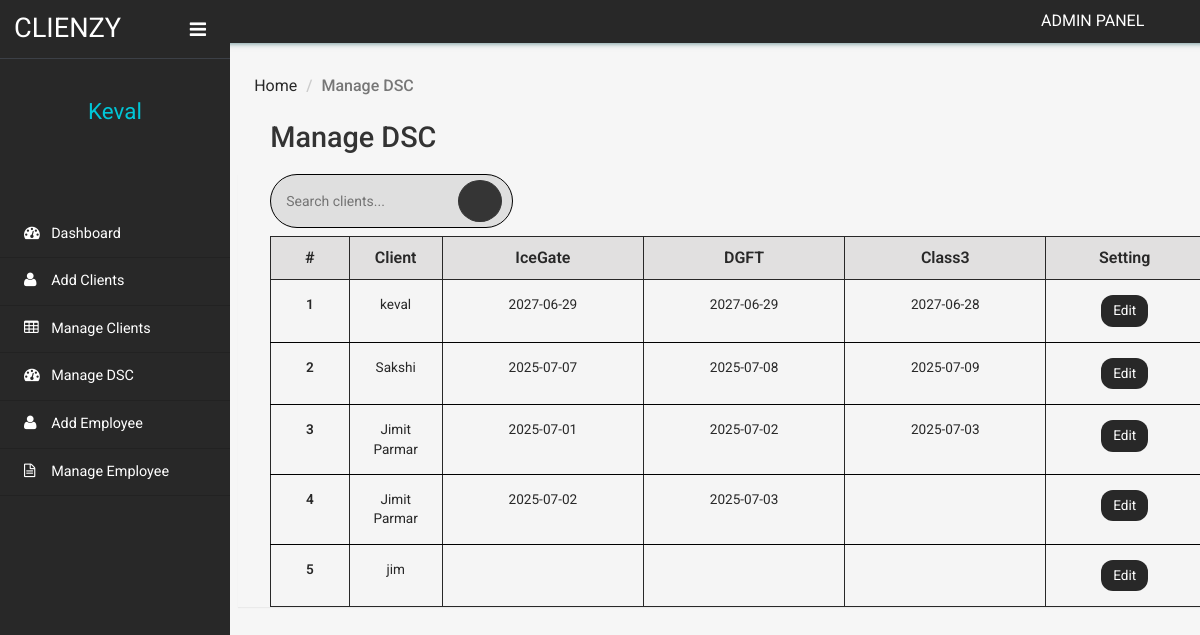
The page /clientms/admin/manage-dsc.php (signed in) on the database its author committed.
### tables this page shows
CREATE TABLE `tblclient` (
  `ID` int(10) NOT NULL,
  `ContactName` varchar(30) DEFAULT NULL,
  `CompanyName` varchar(120) DEFAULT NULL,
  `Notes` mediumtext DEFAULT NULL,
  `ClientAddedBy` varchar(20) DEFAULT NULL,
  `deadline` date DEFAULT NULL,
  `Tag` varchar(20) DEFAULT NULL,
  `financialyear` varchar(15) DEFAULT NULL,
  `file` varchar(15) DEFAULT NULL,
  `budgethrs` int(10) DEFAULT NULL,
  `actualhrs` int(10) DEFAULT NULL,
  `expense` varchar(30) DEFAULT NULL,
  `remark` text DEFAULT NULL,
  `CreationDate` timestamp NULL DEFAULT current_timestamp(),
  `Status` varchar(20) NOT NULL DEFAULT 'Not Started',
  `PaymentStatus` varchar(12) NOT NULL DEFAULT 'Pending',
  `expiryDate1` date DEFAULT NULL,
  `expiryDate2` date DEFAULT NULL,
  `expiryDate3` date DEFAULT NULL
);

### clientms/admin/manage-dsc.php (the view, shortened to what this page needs)
<?php
include('includes/dbconnection.php');
if (strlen($_SESSION['clientmsaid']) == 0) {
    header('location:logout.php');
} else {
    $sql = "SELECT c.ID, c.ContactName, c.expiryDate1,c.expiryDate2,c.expiryDate3
				FROM tblclient c
				LEFT JOIN tblclient_employee ce ON c.ClientAddedBy = ce.EmployeeID
				LEFT JOIN tblemployee e ON ce.EmployeeID = e.EmployeeID";
		$query = $dbh->prepare($sql);
		$query->execute();
		$clients = $query->fetchAll(PDO::FETCH_OBJ);
}
?>
<!DOCTYPE HTML>
<html>
<head>
    <link href="css/bootstrap.min.css" rel='stylesheet' type='text/css' />
    <link href="css/style.css" rel='stylesheet' type='text/css' />
    <link href="css/font-awesome.css" rel="stylesheet">
    <link rel="stylesheet" href="css/icon-font.min.css" type='text/css' />
</head>
<body>
    <div class="page-container">
        <div class="left-content">
            <div class="inner-content">
                <?php include_once('includes/header.php');?>
                <div class="outter-wp">
                    <div class="sub-heard-part">
                        <ol class="breadcrumb m-b-0">
                            <li><a href="dashboard.php">Home</a></li>
                            <li class="active">Manage DSC</li>
                        </ol>
                    </div>
                    <div class="graph-visual tables-main">
                        <h3 class="inner-tittle two">Manage DSC</h3>
                        <div class="graph">
                        <div class="search-bar-container">
                            <div class="search-bar">
                                <form method="GET" action="">
                                    <input type="text" name="search" placeholder="Search clients...">
                                    <button type="submit"><i class = "lnr lnr-magnifier"></i></button>
                                </form>
                            </div>
                        </div>
                            <div class="tables">
                                <table class="table" border="1" id="client-table">
                                    <thead>
                                        <tr>
                                            <th>#</th>
                                            <th style="width: 10%;">Client </th>
                                            <th>IceGate</th>
                                            <th>DGFT</th>
                                            <th>Class3</th>
                                            <th>Setting</th>
                                        </tr>
                                    </thead>
                                    <tbody>
                                        <?php
                                        $cnt = 1;
                                        if (!empty($clients)) {
                                            foreach ($clients as $client) {
                                        ?>
                                                <tr class="active">
                                                    <th scope="row"><?php echo htmlentities($cnt); ?></th>
                                                    <td><?php echo htmlentities($client->ContactName); ?></td>
                                                    <td><?php echo htmlentities($client->expiryDate1); ?></td>
                                                    <td><?php echo htmlentities($client->expiryDate2); ?></td>
                                                    <td><?php echo htmlentities($client->expiryDate3); ?></td>
                                                    <td>
                                                        <a href="edit-dsc-details.php?addid=<?php echo $client->ID; ?>">Edit</a>
                                                    </td>
                                                </tr>
                                        <?php
                                                $cnt++;
                                            }
                                        }
                                        ?>
                                    </tbody>
                                </table>
                            </div>
                        </div>
                    </div>
                </div>
            </div>
        </div>
        <?php include_once('includes/sidebar.php');?>
    </div>
</body>
</html>

### clientms/admin/includes/sidebar.php (shortened to what this page needs)
 <div class="sidebar-menu">
    <header class="logo">
        <a href="#" class="sidebar-icon"> <span class="fa fa-bars"></span> </a> <a href="dashboard.php"> <span id="logo"> <h1>CLIENZY</h1></span>
        </a>
    </header>
    <div class="down">
        <?php
$aid=$_SESSION['clientmsaid'];
$sql="SELECT AdminName from  tbladmin where ID=:aid";
$query = $dbh -> prepare($sql);
$query->bindParam(':aid',$aid,PDO::PARAM_STR);
$query->execute();
$results=$query->fetchAll(PDO::FETCH_OBJ);
$cnt=1;
if($query->rowCount() > 0)
{
foreach($results as $row)
{               ?>
        <a href="dashboard.php"><span class=" name-caret"><?php  echo $row->AdminName;?></span></a><br>
        <?php $cnt=$cnt+1;}} ?>
        <ul>
            <li><a class="tooltips" href="admin-profile.php"><span>Profile</span><i class="lnr lnr-user"></i></a></li>
            <li><a class="tooltips" href="change-password.php"><span>Settings</span><i class="lnr lnr-cog"></i></a></li>
            <li><a class="tooltips" href="logout.php"><span>Log out</span><i class="lnr lnr-power-switch"></i></a></li>
        </ul>
    </div>
    <div class="menu">
        <ul id="menu" >
            <li><a href="dashboard.php"><i class="fa fa-tachometer"></i> <span>Dashboard</span></a></li>
            <li><a href="add-client.php"><i class="fa fa-user"></i> <span>Add Clients</span></a></li>
            <li><a href="manage-client.php"><i class="fa fa-table"></i> <span>Manage Clients</span></a></li>
            <li><a href="manage-dsc.php"><i class="fa fa-tachometer"></i> <span>Manage DSC</span></a></li>
            <li><a href="add-employee.php"><i class="fa fa-user"></i> <span>Add Employee</span></a></li>
            <li><a href="manage-employee.php"><i class="fa fa-file-text-o"></i> <span>Manage Employee</span></a></li>
        </ul>
    </div>
</div>

### rows shown on the page
tblclient: ContactName "keval", expiryDate1 "2027-06-29", expiryDate2 "2027-06-29", expiryDate3 "2027-06-28"
tblclient: ContactName "Sakshi", expiryDate1 "2025-07-07", expiryDate2 "2025-07-08", expiryDate3 "2025-07-09"
tblclient: ContactName "Jimit Parmar", expiryDate1 "2025-07-01", expiryDate2 "2025-07-02", expiryDate3 "2025-07-03"
tblclient: ContactName "Jimit Parmar", expiryDate1 "2025-07-02", expiryDate2 "2025-07-03"
tblclient: ContactName "jim"

### other values the page prints
$row->AdminName "Keval"
